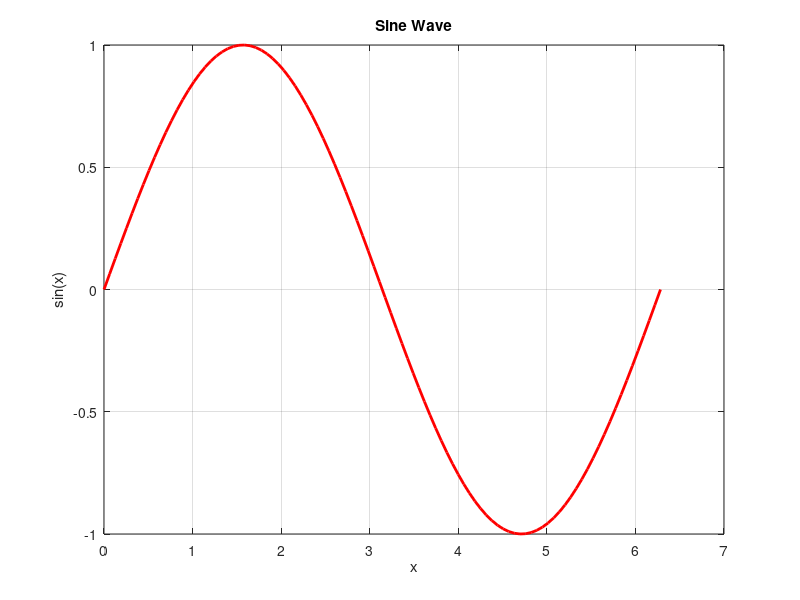

MATLAB code for this plot:
% Test MATLAB Extension in VS Code

% Clear workspace and command window
clear;
clc;

% Define variables
a = 5;
b = 3;
c = a + b;

disp(['The sum of ', num2str(a), ' and ', num2str(b), ' is ', num2str(c)]);

% Create a simple plot
x = linspace(0, 2*pi, 100);
y = sin(x);
plot(x, y, 'r', 'LineWidth', 2);
xlabel('x');
ylabel('sin(x)');
title('Sine Wave');
grid on;

% End of script
